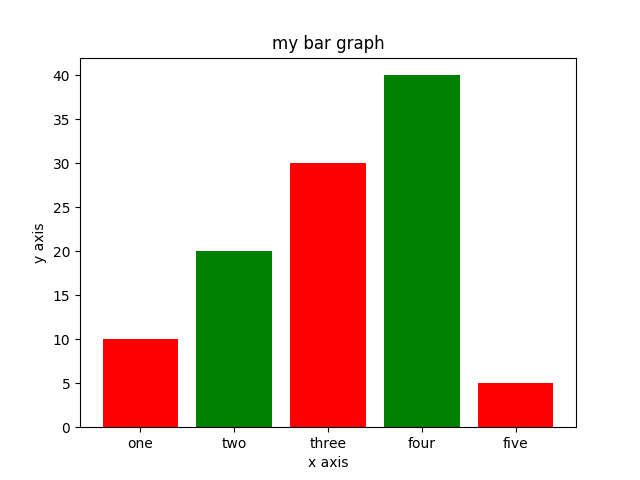

Here is the Python script that generated this plot:
import matplotlib.pyplot as plt
left = [1,2,3,4,5]
height = [10,20,30,40,5]
tick_label =['one','two','three','four','five']
plt.bar(left,height,tick_label = tick_label,width=0.8,color=['red','green'])
plt.xlabel('x axis')
plt.ylabel('y axis')
plt.title('my bar graph')
plt.show()
